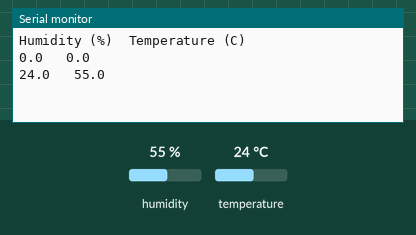
Bench run of a program on a simulated ESP8266 (NodeMCU). Parts: the last lines printed to the serial monitor. Inputs (shaded band) come from the test bench; at power-on: humidity 55 %, temperature 24 °C.

Above: at 2.2 s.
2.3 s: humidity set to 22 %
At 3.8 s:
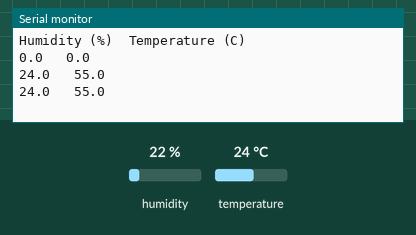
5.1 s: temperature set to 12 °C
At 5.1 s:
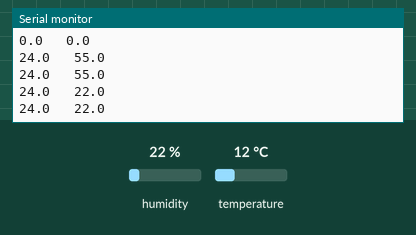
7.9 s: humidity set to 40 %
At 8.9 s:
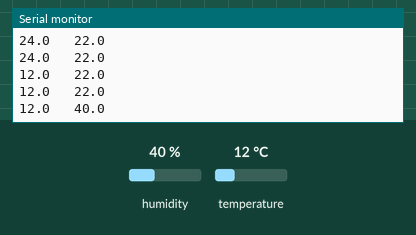
Timing chart, 0 to 10.9 s (numbered marks = the images above; inputs shaded):
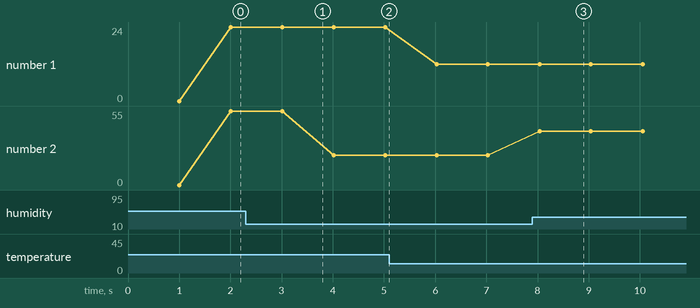

Measured:
- after the input at 7.9 s, the serial monitor: prints a new line after 0.14 s (image 3)
- plotted number 1: 24 → 12 after the input at 5.1 s
- plotted number 2: 55 → 22 after the input at 2.3 s, 22 → 40 after the input at 7.9 s

The program:

main.cpp
```cpp
#include <Arduino.h>
#include <DHTesp.h>

DHTesp              dht;
int                 interval = 2000;
unsigned long       lastDHTReadMillis = 0;
float               humidity = 0;
float               temperature = 0;

void setup() {
    Serial.begin(115200);
    dht.setup(14, DHTesp::DHT22); // Connect DHT sensor to GPIO 14
    delay(1000);

    Serial.println(); Serial.println("Humidity (%)\tTemperature (C)");
}

void readDHT22() {
    unsigned long currentMillis = millis();

    if(currentMillis - lastDHTReadMillis >= interval) {
        lastDHTReadMillis = currentMillis;

        humidity = dht.getHumidity();              // Read humidity (percent)
        temperature = dht.getTemperature();        // Read temperature as Fahrenheit
    }
}
void loop() {
    readDHT22();
    Serial.printf("%.1f\t %.1f\n", temperature, humidity);
    delay(1000);
}
```
